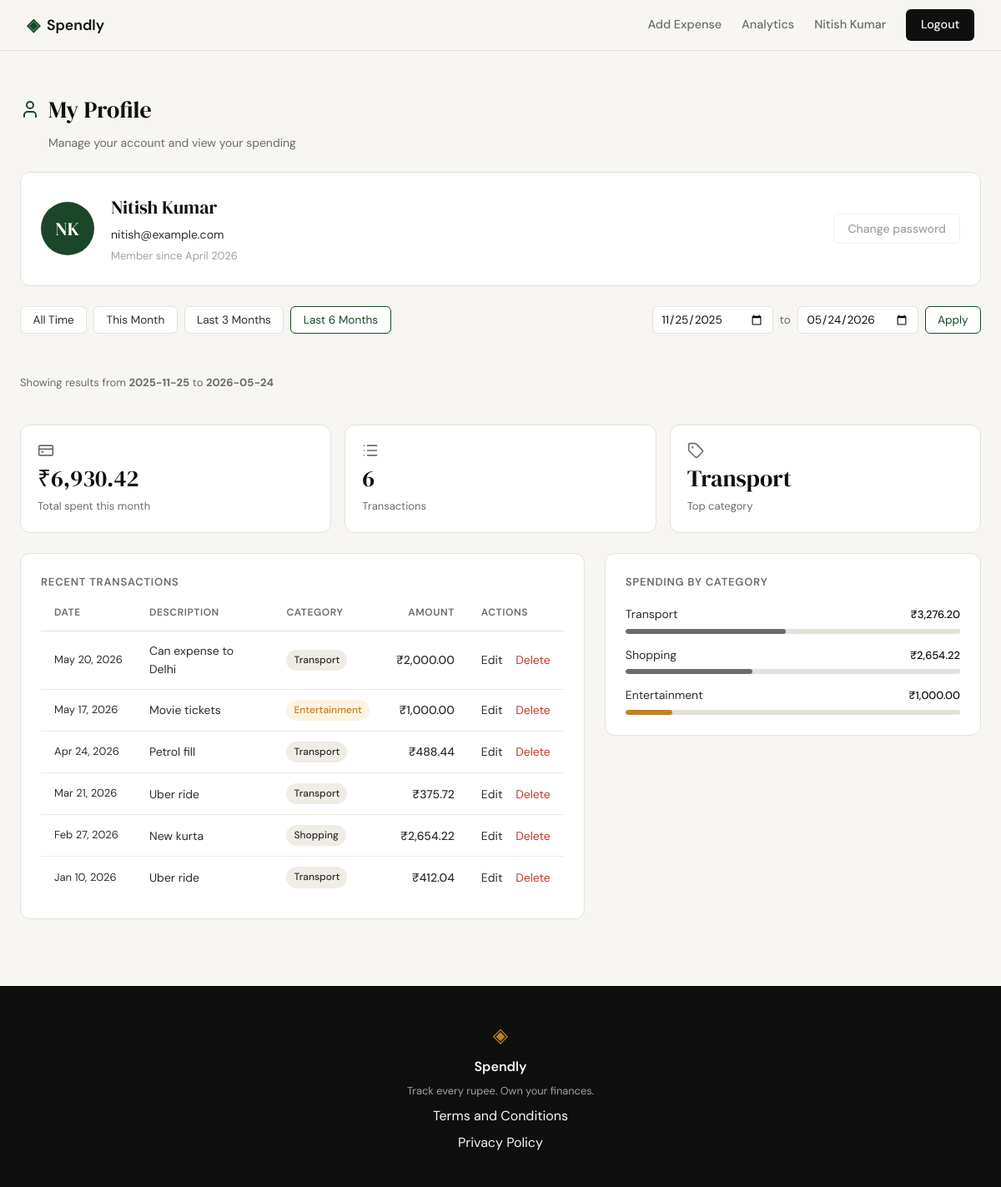
Screenshot of /profile?date_from=2025-11-25&date_to=2026-05-24 (signed in) with the database file from the repository.
### tables this page shows
CREATE TABLE users (
            id            INTEGER PRIMARY KEY AUTOINCREMENT,
            name          TEXT    NOT NULL,
            email         TEXT    UNIQUE NOT NULL,
            password_hash TEXT    NOT NULL,
            created_at    TEXT    DEFAULT (datetime('now'))
        );

CREATE TABLE expenses (
            id          INTEGER PRIMARY KEY AUTOINCREMENT,
            user_id     INTEGER NOT NULL REFERENCES users(id),
            amount      REAL    NOT NULL,
            category    TEXT    NOT NULL,
            date        TEXT    NOT NULL,
            description TEXT,
            created_at  TEXT    DEFAULT (datetime('now'))
        );

### app.py (the view)
@app.route("/profile")
def profile():
    if not session.get("user_id"):
        return redirect(url_for("login"))
    user_id = session["user_id"]
    date_from = _parse_date(request.args.get("date_from", ""))
    date_to = _parse_date(request.args.get("date_to", ""))
    if date_from and date_to and date_from > date_to:
        flash("Start date must be before end date.")
        date_from = date_to = ""
    date_from = date_from or None
    date_to = date_to or None
    today = date.today()
    presets = {
        "this_month": (today.replace(day=1).isoformat(), today.isoformat()),
        "last_3_months": ((today - timedelta(days=90)).isoformat(), today.isoformat()),
        "last_6_months": ((today - timedelta(days=180)).isoformat(), today.isoformat()),
    }
    active_preset = "all_time"
    for name, (pf, pt) in presets.items():
        if date_from == pf and date_to == pt:
            active_preset = name
            break
    user = get_user_by_id(user_id)
    stats = get_summary_stats(user_id, date_from=date_from, date_to=date_to)
    transactions = get_recent_transactions(
        user_id, date_from=date_from, date_to=date_to
    )
    categories = get_category_breakdown(user_id, date_from=date_from, date_to=date_to)
    return render_template(
        "profile.html",
        user=user,
        stats=stats,
        transactions=transactions,
        categories=categories,
        date_from=date_from or "",
        date_to=date_to or "",
        presets=presets,
        active_preset=active_preset,
    )

### app.py (called while the page is built)
def _parse_date(value):
    try:
        datetime.strptime(value, "%Y-%m-%d")
        return value
    except (ValueError, TypeError):
        return ""

### database/db.py (called while the page is built)
def get_db():
    conn = sqlite3.connect(DB_PATH)
    conn.row_factory = sqlite3.Row
    conn.execute("PRAGMA foreign_keys = ON")
    return conn

### database/queries.py (called while the page is built)
def _date_clause(date_from, date_to):
    if date_from and date_to:
        return "AND date BETWEEN ? AND ?", (date_from, date_to)
    if date_from:
        return "AND date >= ?", (date_from,)
    if date_to:
        return "AND date <= ?", (date_to,)
    return "", ()

def get_user_by_id(user_id):
    conn = get_db()
    row = conn.execute(
        "SELECT name, email, created_at FROM users WHERE id = ?",
        (user_id,),
    ).fetchone()
    conn.close()
    if row is None:
        return None
    name = row["name"]
    tokens = name.split()
    initials = "".join(t[0] for t in tokens[:2]).upper() if tokens else ""
    created_at = row["created_at"].split(" ")[0]
    member_since = datetime.strptime(created_at, "%Y-%m-%d").strftime("%B %Y")
    return {
        "name": name,
        "email": row["email"],
        "member_since": member_since,
        "initials": initials,
    }

def get_recent_transactions(user_id, limit=10, date_from=None, date_to=None):
    clause, params = _date_clause(date_from, date_to)
    sql = (
        "SELECT id, date, description, category, amount FROM expenses "
        "WHERE user_id = ?"
    )
    if clause:
        sql = sql + " " + clause
    sql = sql + " ORDER BY date DESC, id DESC LIMIT ?"
    conn = get_db()
    rows = conn.execute(sql, (user_id, *params, limit)).fetchall()
    conn.close()
    return [
        {
            "id": row["id"],
            "date": datetime.strptime(row["date"], "%Y-%m-%d").strftime("%b %d, %Y"),
            "description": row["description"],
            "category": row["category"],
            "amount": f"₹{row['amount']:,.2f}",
        }
        for row in rows
    ]

### templates/profile.html (shortened to what this page needs)
{% extends "base.html" %}
{% block head %}
<link rel="stylesheet" href="{{ url_for('static', filename='css/profile.css') }}">
{% endblock %}
{% block content %}
<div class="profile-page">
    <div class="profile-header">
        <div class="profile-header-left">
            <i data-lucide="user"></i>
            <h1 class="profile-title">My Profile</h1>
        </div>
        <p class="profile-subtitle">Manage your account and view your spending</p>
    </div>
    <div class="profile-card">
        <div class="avatar-circle">{{ user.initials }}</div>
        <div class="profile-card-info">
            <h2 class="profile-name">{{ user.name }}</h2>
            <p class="profile-email">{{ user.email }}</p>
            <p class="profile-since">Member since {{ user.member_since }}</p>
        </div>
        <div class="profile-card-actions">
            <button class="btn-ghost btn-disabled" disabled>Change password</button>
        </div>
    </div>
    <div class="filter-bar">
        <div class="filter-presets">
            <a href="{{ url_for('profile') }}"
               class="filter-btn{% if active_preset == 'all_time' %} filter-btn--active{% endif %}">All Time</a>
            <a href="{{ url_for('profile', date_from=presets.this_month[0], date_to=presets.this_month[1]) }}"
               class="filter-btn{% if active_preset == 'this_month' %} filter-btn--active{% endif %}">This Month</a>
            <a href="{{ url_for('profile', date_from=presets.last_3_months[0], date_to=presets.last_3_months[1]) }}"
               class="filter-btn{% if active_preset == 'last_3_months' %} filter-btn--active{% endif %}">Last 3 Months</a>
            <a href="{{ url_for('profile', date_from=presets.last_6_months[0], date_to=presets.last_6_months[1]) }}"
               class="filter-btn{% if active_preset == 'last_6_months' %} filter-btn--active{% endif %}">Last 6 Months</a>
        </div>
        <form class="filter-custom" method="get" action="{{ url_for('profile') }}">
            <input type="date" name="date_from" value="{{ date_from }}" class="filter-input">
            <span class="filter-sep">to</span>
            <input type="date" name="date_to" value="{{ date_to }}" class="filter-input">
            <button type="submit" class="filter-btn filter-btn--apply">Apply</button>
        </form>
    </div>
    {% if date_from or date_to %}
    <p class="filter-notice">
        Showing results
        {% if date_from %} from <strong>{{ date_from }}</strong>{% endif %}
        {% if date_to %} to <strong>{{ date_to }}</strong>{% endif %}
    </p>
    {% endif %}
    <div class="stats-row">
        <div class="stat-card">
            <i data-lucide="credit-card" class="stat-icon"></i>
            <span class="stat-value">{{ stats.total_spent }}</span>
            <span class="stat-label">Total spent this month</span>
        </div>
        <div class="stat-card">
            <i data-lucide="list" class="stat-icon"></i>
            <span class="stat-value">{{ stats.transaction_count }}</span>
            <span class="stat-label">Transactions</span>
        </div>
        <div class="stat-card">
            <i data-lucide="tag" class="stat-icon"></i>
            <span class="stat-value">{{ stats.top_category }}</span>
            <span class="stat-label">Top category</span>
        </div>
    </div>
    <div class="profile-grid">
        <div class="tx-table-wrap">
            <h3 class="section-heading">Recent Transactions</h3>
            <table class="tx-table">
                <thead>
                    <tr>
                        <th>Date</th>
                        <th>Description</th>
                        <th>Category</th>
                        <th class="tx-amount-col">Amount</th>
                        <th>Actions</th>
                    </tr>
                </thead>
                <tbody>
                    {% for tx in transactions %}
                    <tr>
                        <td class="tx-date">{{ tx.date }}</td>
                        <td>{{ tx.description }}</td>
                        <td>
                            <span class="badge badge--{{ tx.category | lower }}">{{ tx.category }}</span>
                        </td>
                        <td class="tx-amount">{{ tx.amount }}</td>
                        <td class="tx-actions">
                            <a href="{{ url_for('edit_expense', id=tx.id) }}" class="tx-edit-link">Edit</a>
                            <form method="POST" action="{{ url_for('delete_expense_route', id=tx.id) }}" class="tx-delete-form">
                                <button type="submit" class="tx-delete-btn">Delete</button>
                            </form>
                        </td>
                    </tr>
                    {% endfor %}
                </tbody>
            </table>
        </div>
        <div class="category-breakdown">
            <h3 class="section-heading">Spending by Category</h3>
            <div class="category-list">
                {% for cat in categories %}
                <div class="category-row cat--{{ cat.name | lower }}">
                    <div class="category-row-top">
                        <span class="category-name">{{ cat.name }}</span>
                        <span class="category-amount">{{ cat.amount }}</span>
                    </div>
                    <div class="category-bar-track">
                        <div class="category-bar-fill" style="--pct: {{ cat.pct }}%"></div>
                    </div>
                </div>
                {% endfor %}
            </div>
        </div>
    </div>
</div>
{% endblock %}

### templates/base.html (shortened to what this page needs)
<!DOCTYPE html>
<html lang="en">
<head>
    <link rel="stylesheet" href="{{ url_for('static', filename='css/style.css') }}">
    {% block head %}{% endblock %}
</head>
<body>
    <nav class="navbar">
        <div class="nav-inner">
            <a href="{{ url_for('landing') }}" class="nav-brand">
                <span class="brand-icon">◈</span>
                <span class="brand-name">Spendly</span>
            </a>
            <div class="nav-links">
                {% if session.get("user_id") %}
                <a href="{{ url_for('add_expense') }}"
                   class="nav-link{% if request.endpoint == 'add_expense' %} nav-link--active{% endif %}">Add Expense</a>
                <a href="{{ url_for('analytics') }}"
                   class="nav-link{% if request.endpoint == 'analytics' %} nav-link--active{% endif %}">Analytics</a>
                <a href="{{ url_for('profile') }}" class="nav-username">{{ session["user_name"] }}</a>
                <a href="{{ url_for('logout') }}" class="nav-cta">Logout</a>
                {% else %}
                <a href="{{ url_for('login') }}">Sign in</a>
                <a href="{{ url_for('register') }}" class="nav-cta">Get started</a>
                {% endif %}
            </div>
        </div>
    </nav>
    <main class="main-content">
        {% block content %}{% endblock %}
    </main>
    <footer class="footer">
        <div class="footer-inner">
            <span class="brand-icon">◈</span>
            <span class="footer-name">Spendly</span>
            <p class="footer-copy">Track every rupee. Own your finances.</p>
            <a href="/terms">Terms and Conditions</a>
            <a href="/privacy">Privacy Policy</a>
        </div>
    </footer>
</body>
</html>

### static/css/style.css (style rules this page uses)
:root { --ink: #0f0f0f; --ink-soft: #2d2d2d; --ink-muted: #6b6b6b; --ink-faint: #a0a0a0; --paper: #f7f6f3; --paper-warm: #f0ede6; --paper-card: #ffffff; --accent: #1a472a; --accent-light: #e8f0eb; --accent-2: #c17f24; --accent-2-light: #fdf3e3; --danger: #c0392b; --danger-light: #fdecea; --border: #e4e1da; --border-soft: #eeebe4; --font-display: 'DM Serif Display', Georgia, serif; --font-body: 'DM Sans', system-ui, sans-serif; --max-width: 1200px; --auth-width: 440px; --radius-sm: 6px; --radius-md: 12px; --radius-lg: 20px; }
*, *::before, *::after { box-sizing: border-box; margin: 0; padding: 0; }
html { font-size: 16px; scroll-behavior: smooth; }
body { background: var(--paper); color: var(--ink); font-family: var(--font-body); font-size: 1rem; line-height: 1.6; -webkit-font-smoothing: antialiased; }
a { color: inherit; text-decoration: none; }
.navbar { position: sticky; top: 0; z-index: 100; background: var(--paper); border-bottom: 1px solid var(--border); padding: 0 2rem; }
.nav-inner { max-width: var(--max-width); margin: 0 auto; height: 60px; display: flex; align-items: center; justify-content: space-between; }
.nav-brand { display: flex; align-items: center; gap: 0.5rem; font-family: var(--font-body); font-weight: 600; font-size: 1.1rem; color: var(--ink); }
.brand-icon { color: var(--accent); font-size: 1.3rem; }
.brand-name { color: var(--ink); }
.nav-links { display: flex; align-items: center; gap: 1.5rem; font-size: 0.9rem; font-weight: 500; }
.nav-links a { color: var(--ink-muted); transition: color 0.2s; }
.nav-link { color: var(--ink-muted); transition: color 0.2s; }
.nav-cta { background: var(--ink) !important; color: var(--paper) !important; padding: 0.45rem 1.1rem; border-radius: var(--radius-sm); transition: background 0.2s !important; }
.main-content { min-height: calc(100vh - 60px - 100px); }
.btn-ghost { display: inline-block; background: transparent; color: var(--ink-soft); padding: 0.65rem 1.5rem; border-radius: var(--radius-sm); font-size: 0.9rem; font-weight: 500; border: 1px solid var(--border); transition: all 0.2s; text-decoration: none; }
.footer { background: var(--ink); color: var(--paper); padding: 2.5rem 2rem; text-align: center; }
.footer-inner { display: flex; flex-direction: column; align-items: center; gap: 0.4rem; }
.footer .brand-icon { color: var(--accent-2); font-size: 1.5rem; }
.footer-name { font-weight: 600; font-size: 1rem; }
.footer-copy { font-size: 0.8rem; color: var(--ink-faint); }

### rows the page displays
users: user_name "Nitish Kumar", name "Nitish Kumar", email "nitish@example.com"
expenses: date "May 20, 2026", description "Can expense to Delhi", category "Transport", amount "₹2,000.00"
expenses: date "May 17, 2026", description "Movie tickets", category "Entertainment", amount "₹1,000.00"
expenses: date "Apr 24, 2026", description "Petrol fill", category "Transport", amount "₹488.44"
expenses: date "Mar 21, 2026", description "Uber ride", category "Transport", amount "₹375.72"
expenses: date "Feb 27, 2026", description "New kurta", category "Shopping", amount "₹2,654.22"
expenses: date "Jan 10, 2026", description "Uber ride", category "Transport", amount "₹412.04"

### other values shown
{{ user.initials }} "NK"
{{ user.member_since }} "April 2026"
{{ date_from }} "2025-11-25"
{{ date_to }} "2026-05-24"
{{ stats.total_spent }} "₹6,930.42"
{{ stats.transaction_count }} "6"
{{ stats.top_category }} "Transport"
{{ cat.name }} "Transport" "Shopping" "Entertainment"
{{ cat.amount }} "₹3,276.20" "₹2,654.22" "₹1,000.00"
